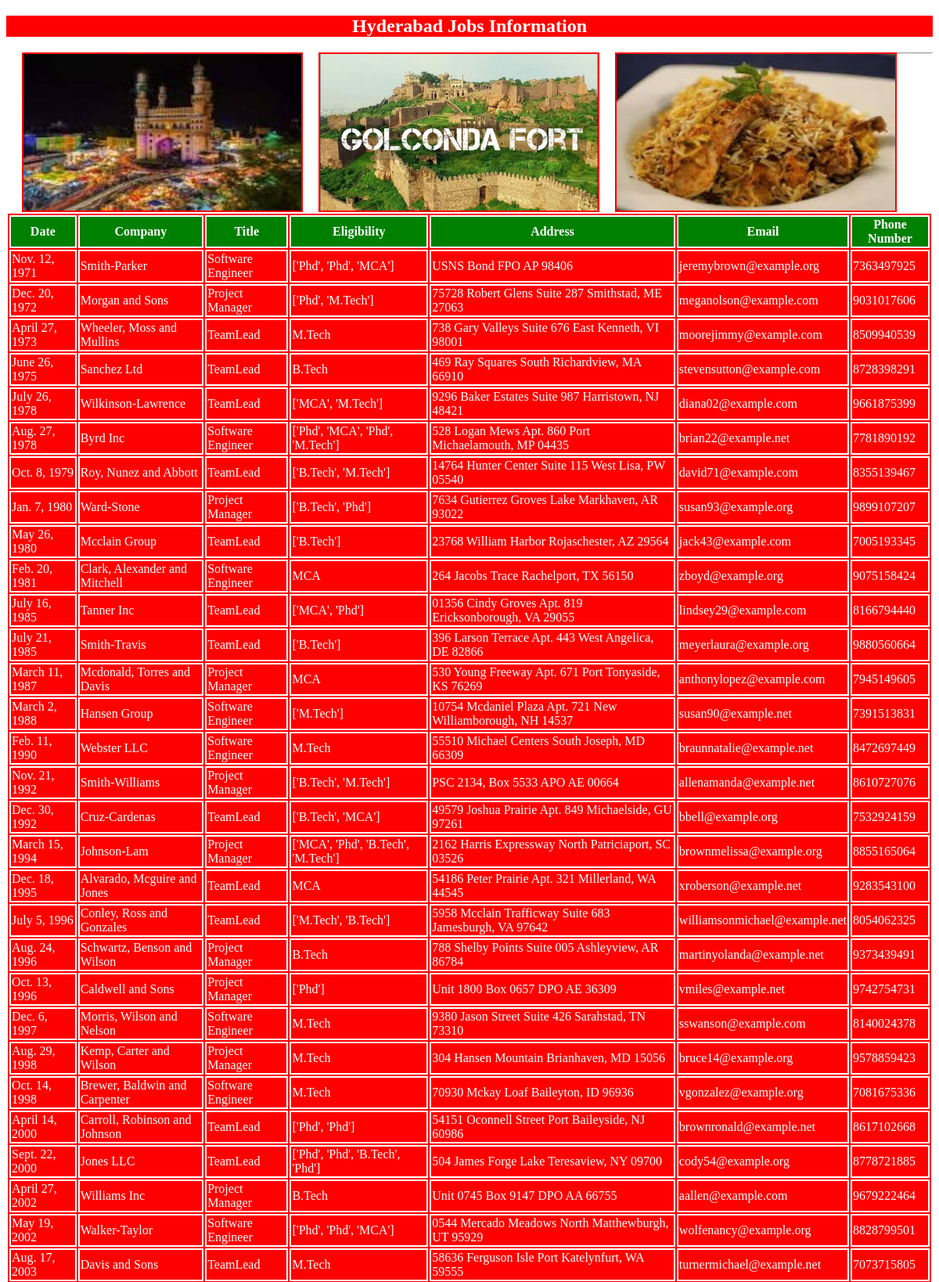
Screenshot of /hydjobs/ (upper part) with the database file from the repository.
### testApp/models.py (models this page shows)
class hydjobs(models.Model):
    date=models.DateField()
    company=models.CharField(max_length=100)
    title=models.CharField(max_length=100)
    eligibility=models.CharField(max_length=100)
    address=models.CharField(max_length=100)
    email=models.EmailField()
    phonenumber=models.IntegerField()

### testApp/views.py (the view)
# urls.py: path('hydjobs/', views.hydjobs1),
def hydjobs1(request):
    jobs_list=hydjobs.objects.order_by('date')
    my_dict={'jobs_list':jobs_list}
    return render(request,'testApp/hydjobs.html',context=my_dict)

### templates/testApp/hydjobs.html (shortened to what this page needs)
<!DOCTYPE html>
{% load static %}
<html lang="en">
<head>
    <link rel="stylesheet" href="{% static 'css/demo.css' %}"
    <title></title>
</head>
<body>
    <h2>Hyderabad Jobs Information</h2>
        <img src="{% static 'images/hyd1.jpg' %}">
        <img src="{% static 'images/hyd3.jpg' %}">
        <img src="{% static 'images/hyd2.jpg' %}">
        <hr>
        {% if jobs_list %}
        <table id="tab">
            <thead>
                <th>Date</th>
                <th>Company</th>
                <th>Title</th>
                <th>Eligibility</th>
                <th>Address</th>
                <th>Email</th>
                <th>Phone Number</th>
            </thead>
            {% for job in jobs_list %}
            <tr>
                <td>{{job.date}}</td>
                <td>{{job.company}}</td>
                <td>{{job.title}}</td>
                <td>{{job.eligibility}}</td>
                <td>{{job.address}}</td>
                <td>{{job.email}}</td>
                <td>{{job.phonenumber}}</td>
            </tr>
            {% endfor %}
        </table>
        {% else %}
        <p>No Jobs Found in Hyderabad</p>
    {% endif %}
</body>
</html>

### static/css/demo.css (style rules this page uses)
body { background-image:url(https://images.unsplash.com/photo-1585595355813-60f47c305b59?auto=format&fit=crop&q=80&w=1470&ixlib=rb-4.0.3&ixid=M3wxMjA3fDB8MHxwaG90by1wYWdlfHx8fGVufDB8fHx8fA%3D%3D); background-repeat:no-repeat; background-size:cover; }
h2 { color:white; text-align:center; background:red; }
img { height:200px; width:30%; float:left; margin-left:20px; border:2px solid red; }
table,thead,tr,th,td { color:white; border:2px solid white; font-size:20px margin:auto; background:red; }
th { background:green; }

### rows the page displays
hydjobs: date "Nov. 12, 1971", company "Smith-Parker", title "Software Engineer", eligibility "['Phd', 'Phd', 'MCA']", address "USNS Bond FPO AP 98406", email "jeremybrown@example.org", phonenumber "7363497925"
hydjobs: date "Dec. 20, 1972", company "Morgan and Sons", title "Project Manager", eligibility "['Phd', 'M.Tech']", address "75728 Robert Glens Suite 287 Smithstad, ME 27063", email "meganolson@example.com", phonenumber "9031017606"
hydjobs: date "April 27, 1973", company "Wheeler, Moss and Mullins", title "TeamLead", eligibility "M.Tech", address "738 Gary Valleys Suite 676 East Kenneth, VI 98001", email "moorejimmy@example.com", phonenumber "8509940539"
hydjobs: date "June 26, 1975", company "Sanchez Ltd", title "TeamLead", eligibility "B.Tech", address "469 Ray Squares South Richardview, MA 66910", email "stevensutton@example.com", phonenumber "8728398291"
hydjobs: date "July 26, 1978", company "Wilkinson-Lawrence", title "TeamLead", eligibility "['MCA', 'M.Tech']", address "9296 Baker Estates Suite 987 Harristown, NJ 48421", email "diana02@example.com", phonenumber "9661875399"
hydjobs: date "Aug. 27, 1978", company "Byrd Inc", title "Software Engineer", eligibility "['Phd', 'MCA', 'Phd', 'M.Tech']", address "528 Logan Mews Apt. 860 Port Michaelamouth, MP 04435", email "brian22@example.net", phonenumber "7781890192"
hydjobs: date "Oct. 8, 1979", company "Roy, Nunez and Abbott", title "TeamLead", eligibility "['B.Tech', 'M.Tech']", address "14764 Hunter Center Suite 115 West Lisa, PW 05540", email "david71@example.com", phonenumber "8355139467"
hydjobs: date "Jan. 7, 1980", company "Ward-Stone", title "Project Manager", eligibility "['B.Tech', 'Phd']", address "7634 Gutierrez Groves Lake Markhaven, AR 93022", email "susan93@example.org", phonenumber "9899107207"
hydjobs: date "May 26, 1980", company "Mcclain Group", title "TeamLead", eligibility "['B.Tech']", address "23768 William Harbor Rojaschester, AZ 29564", email "jack43@example.com", phonenumber "7005193345"
hydjobs: date "Feb. 20, 1981", company "Clark, Alexander and Mitchell", title "Software Engineer", eligibility "MCA", address "264 Jacobs Trace Rachelport, TX 56150", email "zboyd@example.org", phonenumber "9075158424"
hydjobs: date "July 16, 1985", company "Tanner Inc", title "TeamLead", eligibility "['MCA', 'Phd']", address "01356 Cindy Groves Apt. 819 Ericksonborough, VA 29055", email "lindsey29@example.com", phonenumber "8166794440"
hydjobs: date "July 21, 1985", company "Smith-Travis", title "TeamLead", eligibility "['B.Tech']", address "396 Larson Terrace Apt. 443 West Angelica, DE 82866", email "meyerlaura@example.org", phonenumber "9880560664"
hydjobs: date "March 11, 1987", company "Mcdonald, Torres and Davis", title "Project Manager", eligibility "MCA", address "530 Young Freeway Apt. 671 Port Tonyaside, KS 76269", email "anthonylopez@example.com", phonenumber "7945149605"
hydjobs: date "March 2, 1988", company "Hansen Group", title "Software Engineer", eligibility "['M.Tech']", address "10754 Mcdaniel Plaza Apt. 721 New Williamborough, NH 14537", email "susan90@example.net", phonenumber "7391513831"
hydjobs: date "Feb. 11, 1990", company "Webster LLC", title "Software Engineer", eligibility "M.Tech", address "55510 Michael Centers South Joseph, MD 66309", email "braunnatalie@example.net", phonenumber "8472697449"
hydjobs: date "Nov. 21, 1992", company "Smith-Williams", title "Project Manager", eligibility "['B.Tech', 'M.Tech']", address "PSC 2134, Box 5533 APO AE 00664", email "allenamanda@example.net", phonenumber "8610727076"
hydjobs: date "Dec. 30, 1992", company "Cruz-Cardenas", title "TeamLead", eligibility "['B.Tech', 'MCA']", address "49579 Joshua Prairie Apt. 849 Michaelside, GU 97261", email "bbell@example.org", phonenumber "7532924159"
hydjobs: date "March 15, 1994", company "Johnson-Lam", title "Project Manager", eligibility "['MCA', 'Phd', 'B.Tech', 'M.Tech']", address "2162 Harris Expressway North Patriciaport, SC 03526", email "brownmelissa@example.org", phonenumber "8855165064"
hydjobs: date "Dec. 18, 1995", company "Alvarado, Mcguire and Jones", title "TeamLead", eligibility "MCA", address "54186 Peter Prairie Apt. 321 Millerland, WA 44545", email "xroberson@example.net", phonenumber "9283543100"
hydjobs: date "July 5, 1996", company "Conley, Ross and Gonzales", title "TeamLead", eligibility "['M.Tech', 'B.Tech']", address "5958 Mcclain Trafficway Suite 683 Jamesburgh, VA 97642", email "williamsonmichael@example.net", phonenumber "8054062325"
hydjobs: date "Aug. 24, 1996", company "Schwartz, Benson and Wilson", title "Project Manager", eligibility "B.Tech", address "788 Shelby Points Suite 005 Ashleyview, AR 86784", email "martinyolanda@example.net", phonenumber "9373439491"
hydjobs: date "Oct. 13, 1996", company "Caldwell and Sons", title "Project Manager", eligibility "['Phd']", address "Unit 1800 Box 0657 DPO AE 36309", email "vmiles@example.net", phonenumber "9742754731"
hydjobs: date "Dec. 6, 1997", company "Morris, Wilson and Nelson", title "Software Engineer", eligibility "M.Tech", address "9380 Jason Street Suite 426 Sarahstad, TN 73310", email "sswanson@example.com", phonenumber "8140024378"
hydjobs: date "Aug. 29, 1998", company "Kemp, Carter and Wilson", title "Project Manager", eligibility "M.Tech", address "304 Hansen Mountain Brianhaven, MD 15056", email "bruce14@example.org", phonenumber "9578859423"
hydjobs: date "Oct. 14, 1998", company "Brewer, Baldwin and Carpenter", title "Software Engineer", eligibility "M.Tech", address "70930 Mckay Loaf Baileyton, ID 96936", email "vgonzalez@example.org", phonenumber "7081675336"
hydjobs: date "April 14, 2000", company "Carroll, Robinson and Johnson", title "TeamLead", eligibility "['Phd', 'Phd']", address "54151 Oconnell Street Port Baileyside, NJ 60986", email "brownronald@example.net", phonenumber "8617102668"
hydjobs: date "Sept. 22, 2000", company "Jones LLC", title "TeamLead", eligibility "['Phd', 'Phd', 'B.Tech', 'Phd']", address "504 James Forge Lake Teresaview, NY 09700", email "cody54@example.org", phonenumber "8778721885"
hydjobs: date "April 27, 2002", company "Williams Inc", title "Project Manager", eligibility "B.Tech", address "Unit 0745 Box 9147 DPO AA 66755", email "aallen@example.com", phonenumber "9679222464"
hydjobs: date "May 19, 2002", company "Walker-Taylor", title "Software Engineer", eligibility "['Phd', 'Phd', 'MCA']", address "0544 Mercado Meadows North Matthewburgh, UT 95929", email "wolfenancy@example.org", phonenumber "8828799501"
hydjobs: date "Aug. 17, 2003", company "Davis and Sons", title "TeamLead", eligibility "M.Tech", address "58636 Ferguson Isle Port Katelynfurt, WA 59555", email "turnermichael@example.net", phonenumber "7073715805"
